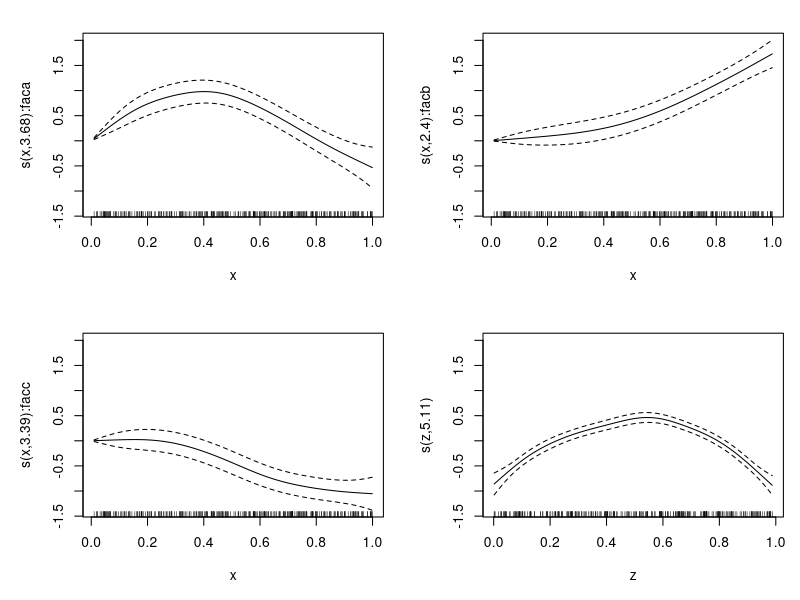

Recreate this plot in R.
library(mgcv)


### Name: identifiability
### Title: Identifiability constraints
### Aliases: identifiability
### Keywords: models regression

### ** Examples


## Example of three groups, each with a different smooth dependence on x
## but each starting at the same value...
require(mgcv)
set.seed(53)
n <- 100;x <- runif(3*n);z <- runif(3*n)
fac <- factor(rep(c("a","b","c"),each=100))
y <- c(sin(x[1:100]*4),exp(3*x[101:200])/10-.1,exp(-10*(x[201:300]-.5))/
       (1+exp(-10*(x[201:300]-.5)))-0.9933071) + z*(1-z)*5 + rnorm(100)*.4

## 'pc' used to constrain smooths to 0 at x=0...
b <- gam(y~s(x,by=fac,pc=0)+s(z)) 
plot(b,pages=1)
